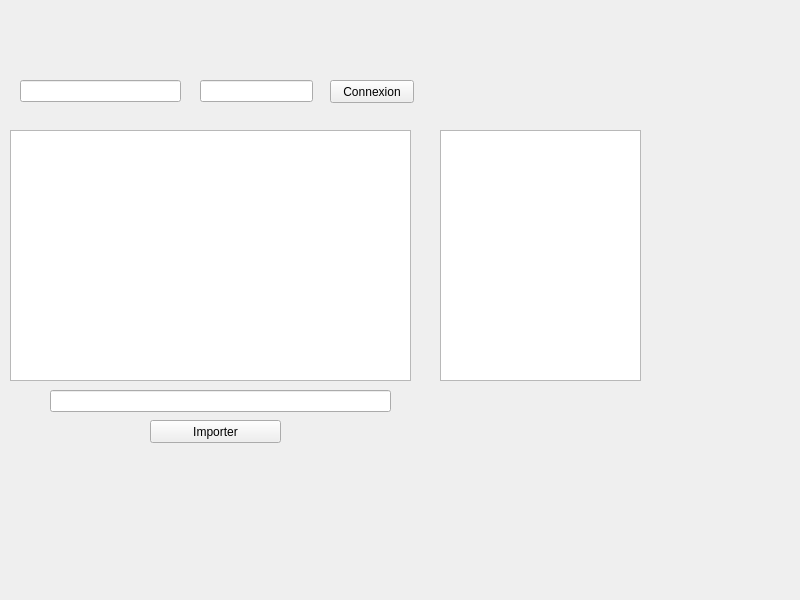
<?xml version="1.0" encoding="UTF-8"?>
<ui version="4.0">
 <class>InterfaceImport</class>
 <widget class="QWidget" name="InterfaceImport">
  <property name="geometry">
   <rect>
    <x>0</x>
    <y>0</y>
    <width>800</width>
    <height>600</height>
   </rect>
  </property>
  <property name="windowTitle">
   <string>InterfaceImport</string>
  </property>
  <widget class="QPushButton" name="boutonConnexion">
   <property name="geometry">
    <rect>
     <x>330</x>
     <y>80</y>
     <width>84</width>
     <height>23</height>
    </rect>
   </property>
   <property name="text">
    <string>Connexion</string>
   </property>
  </widget>
  <widget class="QLineEdit" name="champIP">
   <property name="geometry">
    <rect>
     <x>20</x>
     <y>80</y>
     <width>161</width>
     <height>22</height>
    </rect>
   </property>
  </widget>
  <widget class="QTextEdit" name="zoneLogs">
   <property name="geometry">
    <rect>
     <x>440</x>
     <y>130</y>
     <width>201</width>
     <height>251</height>
    </rect>
   </property>
  </widget>
  <widget class="QTextEdit" name="listeFichiersVisuels">
   <property name="geometry">
    <rect>
     <x>10</x>
     <y>130</y>
     <width>401</width>
     <height>251</height>
    </rect>
   </property>
  </widget>
  <widget class="QPushButton" name="boutonImporter">
   <property name="geometry">
    <rect>
     <x>150</x>
     <y>420</y>
     <width>131</width>
     <height>23</height>
    </rect>
   </property>
   <property name="text">
    <string>Importer</string>
   </property>
  </widget>
  <widget class="QLineEdit" name="champDossierLocal">
   <property name="geometry">
    <rect>
     <x>50</x>
     <y>390</y>
     <width>341</width>
     <height>22</height>
    </rect>
   </property>
  </widget>
  <widget class="QLineEdit" name="champMdp">
   <property name="geometry">
    <rect>
     <x>200</x>
     <y>80</y>
     <width>113</width>
     <height>22</height>
    </rect>
   </property>
  </widget>
 </widget>
 <resources/>
 <connections/>
</ui>
